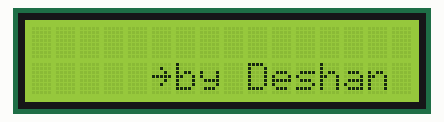
Recording of a sketch running on a simulated Arduino Uno, built with avr-gcc and run on an emulated ATmega328P. Parts: 16×2 character LCD.

Above: at 0.1 s.
At 4.04 s:
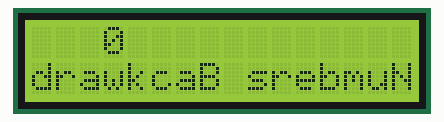
At 12.88 s:
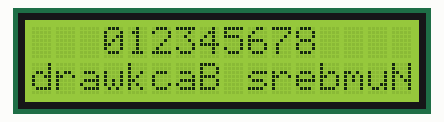
At 21.73 s:
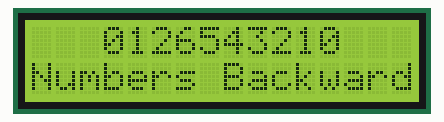
At 30.58 s:
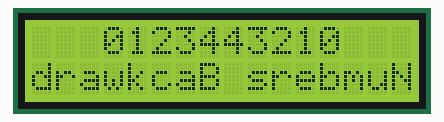
At 39.44 s:
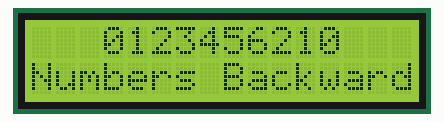

The sketch:

Numbers_Backward.ino
```cpp
#include <LiquidCrystal_I2C.h>
#include <Wire.h>

LiquidCrystal_I2C lcd(0x27, 16 , 2);

int number = 0;
int count = 1;

// timers
int blinkTimer = 200;
int printDelay = 300;
// (***********)

void setup() {
  lcd.begin();

  lcd.setCursor(5,1);
  lcd.print("~by Deshan");
  delay(3000);


}

void loop() {
  lcd.leftToRight();

      while ( count <= 2){

                lcd.rightToLeft();
                lcd.setCursor(15,1);
                lcd.print("Numbers Backward");


              lcd.setCursor(3,0);
              lcd.leftToRight();


                while(number <10){

                  cursorBlink();
                    lcd.print(number);
                    number ++;
                    delay(printDelay);

                  if(number == 10){
                    lcd.setCursor(0,1);
                    lcd.print("Numbers Backward");

                    lcd.setCursor(12,0);
                    lcd.rightToLeft();
                    number = 0;

                     while(number < 10){


                       cursorBlink();
                        lcd.print(number);
                        number  ++;
                        delay(printDelay);
                      }
                      break;
                  }

                }

            number = 0;
            count++;
      }

      lcd.clear();
      delay(2000);
      count = 1;
}


void cursorBlink(){
              for(int i= 0; i <= 1; i++ ){
                  lcd.cursor();
                  delay(blinkTimer);
                  lcd.noCursor();
                  delay(blinkTimer);
              }


}
```
